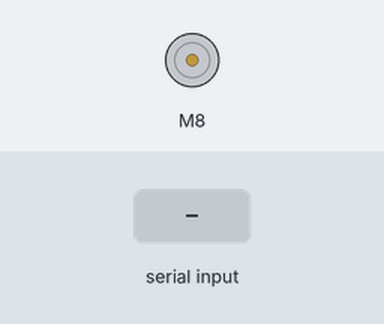
This sketch was run on a simulated Arduino Uno, built with avr-gcc and run on an emulated ATmega328P. Shown: DC motor (green arrow = forward, orange = backward, longer = faster). The inputs (shaded band) are chosen by the test bench.

Above: at 1.2 s.
1.3 s: "a" received over the second serial link
At 2.5 s:
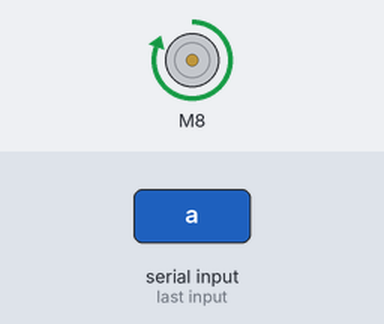
2.8 s: "b" received over the second serial link
At 4.0 s:
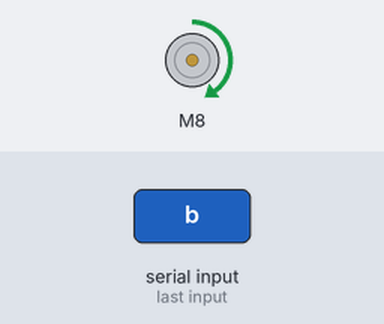
4.8 s: "c" received over the second serial link
At 5.6 s:
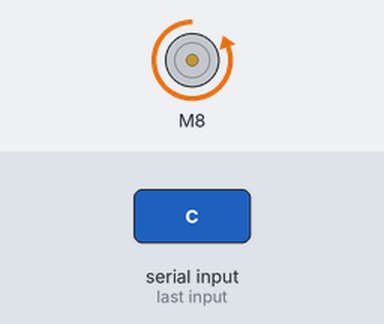
6.8 s: "d" received over the second serial link
At 8.3 s:
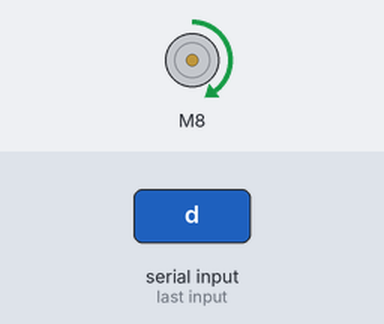
Timing chart, 0 to 9.8 s (numbered marks = the images above; inputs shaded):
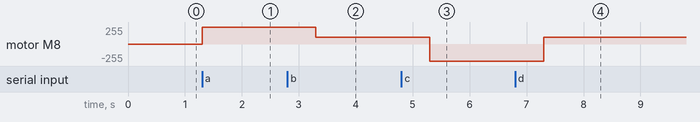

The sketch:

ship.ino
```cpp
#include <SoftwareSerial.h>
#include <LiquidCrystal_I2C.h>
SoftwareSerial I2CBT(12,13);//定義PIN10及PIN11分別為RX及TX腳位
#include <SparkFun_TB6612.h>
#define AIN1 8   // 控制輸入A1
#define AIN2 7   // 控制輸入A2
#define BIN1 10  // 控制輸入B1
#define BIN2 9   // 控制輸入B2
#define PWMA 6
#define PWMB 5
#define STBY 11  // 「待機」控制接Arduino的11腳
char val;
const int offsetA = 1;  // 正反轉設定A，可能值為1或-1。
const int offsetB = 1;  // 正反轉設定B，可能值為1或-1。
Motor motor1 = Motor(AIN1, AIN2, PWMA, offsetA, STBY);
Motor motor2 = Motor(BIN1, BIN2, PWMB, offsetB, STBY);
void setup(){
Serial.begin(9600);
I2CBT.begin(9600);
}
void loop() {
 if (I2CBT.available()>0) {
    val = I2CBT.read();
  }
  else {
    switch(val){
      case 'a':
    motor1.drive(255,1000);
    digitalWrite(AIN1,255);
    break;
      case 'b':
    motor1.drive(100,1000);
    break;
     case 'c':
    motor1.drive(-255,1000);
    break;
     case 'd':
    motor1.drive(100,1000);
    break;
      }
    }
}
```

Measured:
- after the input at 1.3 s, motor M8: stopped → forward 255/255 at once
- after the input at 2.8 s, motor M8: forward 255/255 → forward 100/255 after 0.50 s
- after the input at 4.8 s, motor M8: forward 100/255 → backward 255/255 after 0.50 s
- after the input at 6.8 s, motor M8: backward 255/255 → forward 100/255 after 0.50 s
